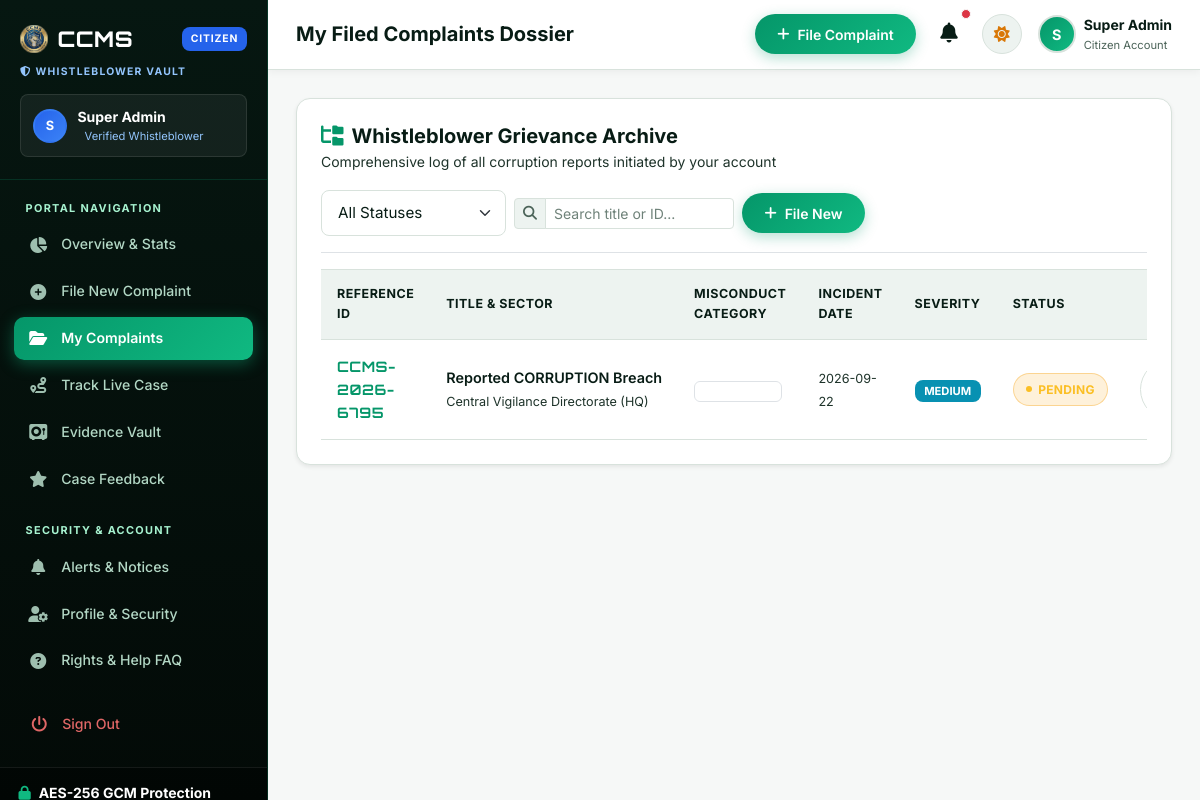
The page /citizen/my-complaints (signed in) on the database as committed earlier.
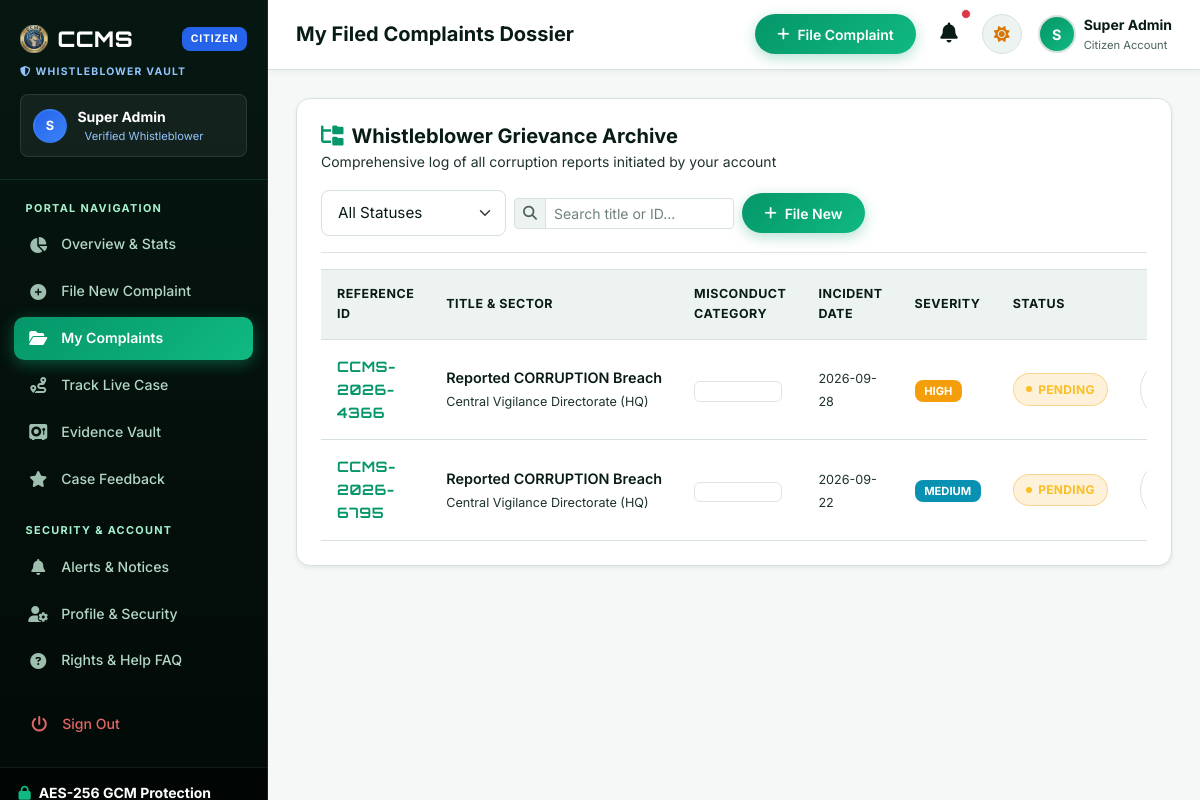
The same page on the database as committed later.
### tables this page shows
CREATE TABLE complaints (
            complaint_id TEXT PRIMARY KEY,
            user_id INTEGER NOT NULL,
            complaint_title TEXT NOT NULL,
            misconduct_category TEXT NOT NULL,
            sector TEXT NOT NULL,
            incident_date TEXT NOT NULL,
            incident_time TEXT,
            location TEXT NOT NULL,
            description TEXT NOT NULL,
            anonymous_mode INTEGER DEFAULT 0,
            severity TEXT DEFAULT 'Medium',
            evidence_file TEXT,
            complaint_status TEXT DEFAULT 'Pending',
            assigned_officer TEXT,
            assigned_officer_id TEXT,
            investigation_notes TEXT,
            rating INTEGER,
            feedback TEXT,
            created_at DATETIME DEFAULT CURRENT_TIMESTAMP,
            updated_at DATETIME DEFAULT CURRENT_TIMESTAMP
        );

### app.py (the view)
@app.route("/citizen/my-complaints")
@login_required
def my_complaints():
    user_id = session.get("user_id")
    complaints = db.query_db(
        "SELECT * FROM complaints WHERE user_id = %s OR user_id = 1 ORDER BY created_at DESC",
        (user_id,)
    )
    return render_template("citizen/my_complaints.html", complaints=complaints)

### app.py (called while the page is built)
def login_required(f):
    @wraps(f)
    def decorated_function(*args, **kwargs):
        if not session.get("user_id"):
            flash("Please sign in to access the portal.", "warning")
            return redirect(url_for("citizen_login"))
        return f(*args, **kwargs)
    return decorated_function

### db.py (called while the page is built)
def dict_factory(cursor, row):
    d = {}
    for idx, col in enumerate(cursor.description):
        d[col[0]] = row[idx]
    return d

def get_db_connection():
    conn = sqlite3.connect(DB_PATH, timeout=20.0, check_same_thread=False)
    conn.row_factory = dict_factory
    conn.execute("PRAGMA journal_mode=WAL;")
    return conn

def _normalize_query(query, args):
    if "ON DUPLICATE KEY UPDATE" in query.upper() and "system_settings" in query.lower():
        query = "INSERT OR REPLACE INTO system_settings (setting_key, setting_value) VALUES (?, ?)"
        if len(args) == 3:
            args = (args[0], args[1])
        return query, args
    normalized_query = query.replace("%s", "?")
    return normalized_query, args

### templates/citizen/my_complaints.html (shortened to what this page needs)
{% extends 'citizen/base.html' %}
{% set active_page = 'my_complaints' %}
{% block page_heading %}My Filed Complaints Dossier{% endblock %}
{% block content %}
<div class="ccms-card p-4 shadow-sm mb-4">
  <div class="d-flex flex-wrap align-items-center justify-content-between pb-3 mb-3 border-bottom gap-3">
    <div>
      <h5 class="fw-bold text-heading mb-0"><i class="fas fa-folder-tree text-primary me-2"></i>Whistleblower Grievance
        Archive</h5>
      <span class=" small">Comprehensive log of all corruption reports initiated by your account</span>
    </div>
    <div class="d-flex flex-wrap align-items-center gap-2">
      <select id="statusFilterSelect" class="form-select form-select-sm" style="width: auto;"
        onchange="filterComplaintsTable()">
        <option value="all">All Statuses</option>
      </select>
      <div class="input-group input-group-sm" style="width: 220px;">
        <span class="input-group-text bg-subtle border-end-0 "><i class="fas fa-search"></i></span>
        <input type="text" id="complaintsSearchBox" class="form-control border-start-0"
          placeholder="Search title or ID...">
      </div>
      <a href="{{ url_for('file_complaint') }}" class="btn btn-sm btn-brand">
        <i class="fas fa-plus"></i> File New
      </a>
    </div>
  </div>
  {% if complaints %}
  <div class="table-responsive">
    <table class="table-custom" id="userComplaintsTable">
      <thead>
        <tr>
          <th>Reference ID</th>
          <th>Title &amp; Sector</th>
          <th>Misconduct Category</th>
          <th>Incident Date</th>
          <th>Severity</th>
          <th>Status</th>
          <th class="text-end">Case Actions</th>
        </tr>
      </thead>
      <tbody>
        {% for item in complaints %}
        <tr data-status="{{ item.complaint_status.lower() }}">
          <td>
            <span class="fw-bold text-primary brand-font">{{ item.complaint_id }}</span>
          </td>
          <td>
            <div class="fw-semibold text-heading text-truncate" style="max-width: 240px;">{{ item.complaint_title }}
            </div>
            <span class=" small">{{ item.sector }}</span>
          </td>
          <td>
            <span class="badge bg-subtle  border">{{ item.misconduct_category }}</span>
          </td>
          <td>
            <span class="small ">{{ item.incident_date }}</span>
          </td>
          <td>
            <span class="badge-priority {{ item.severity }}">{{ item.severity }}</span>
          </td>
          <td>
            <span class="badge-status {{ item.complaint_status }}">{{ item.complaint_status }}</span>
          </td>
          <td class="text-end">
            <a href="{{ url_for('track_complaint') }}?id={{ item.complaint_id }}" class="btn btn-sm btn-outline-custom"
              title="View Full Dossier">
            </a>
          </td>
        </tr>
        {% endfor %}
      </tbody>
    </table>
  </div>
  {% endif %}
</div>
{% endblock %}

Rows that differ between the two databases and show on the page:
added complaints: complaint_id "CCMS-2026-4366", complaint_title "Reported CORRUPTION Breach", sector "Central Vigilance Directorate (HQ)", incident_date "2026-09-28", severity "HIGH", complaint_status "PENDING"
